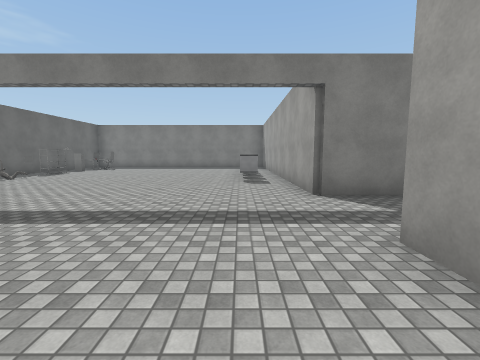
[1] (above)

21 first-person views from a walk through a Unity game level. The camera is 1.5 m above the floor, tilts 6° down and sees 90° across. The floor is counted in squares, 2 m on a side. Each view is taken from the middle of a square. On the plan, view 1 faces up. The plan holds only what a view shows up to about 9 squares ahead; the rest is blank. The player character is not drawn. Some surface patterns are stand-ins.

[2]
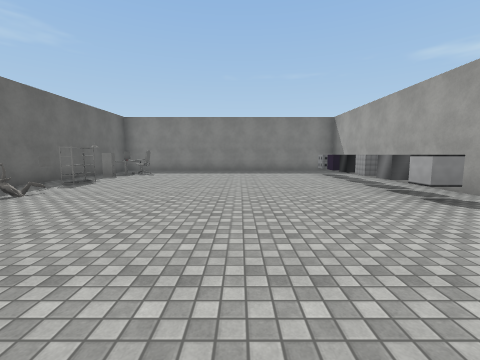

[3]
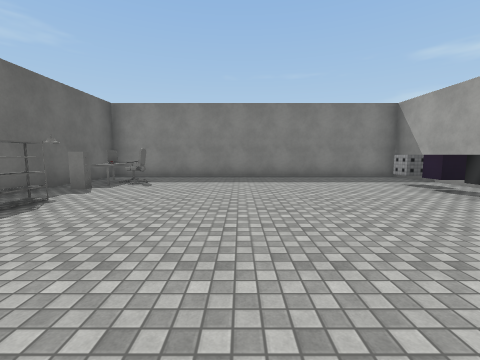

[4]
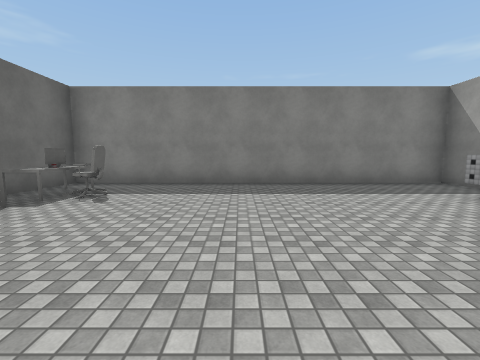

[5]
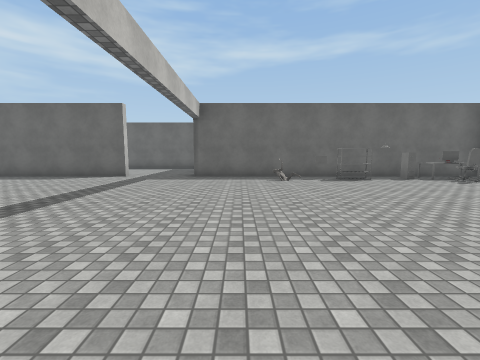

[6]
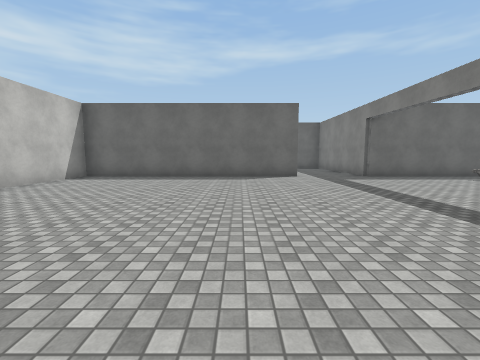

[7]
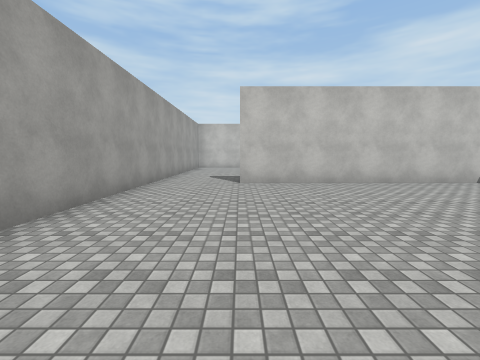

[8]
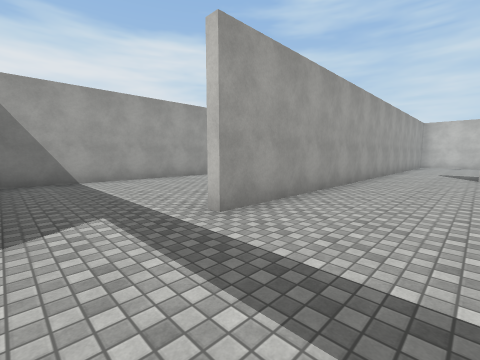

[9]
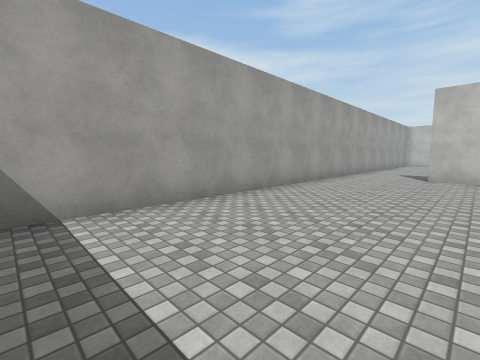

[10]
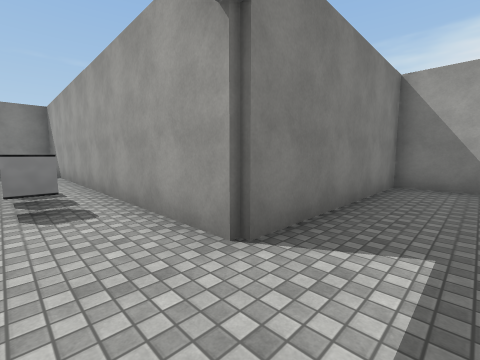

[11]
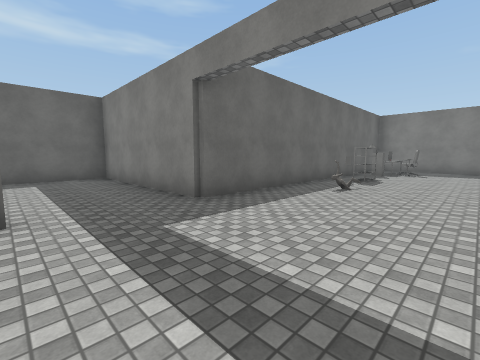

[12]
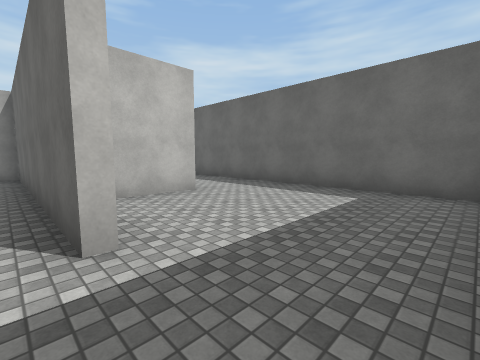

[13]
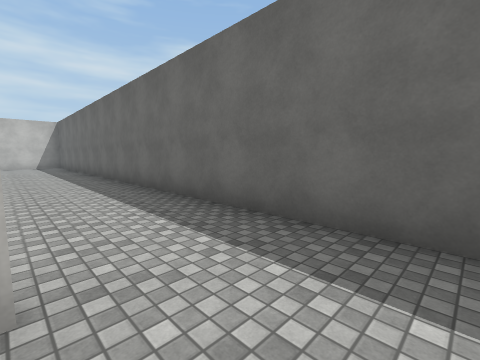

[14]
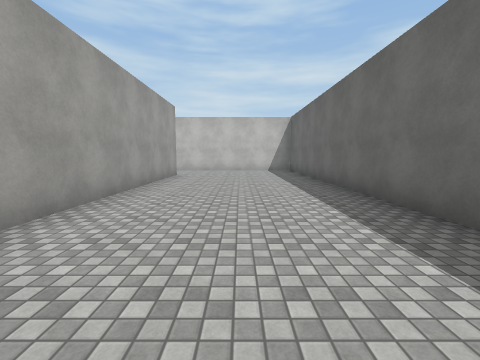

[15]
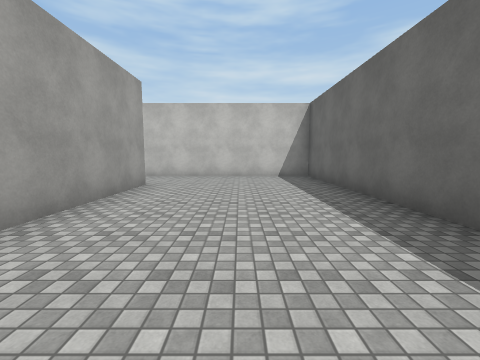

[16]
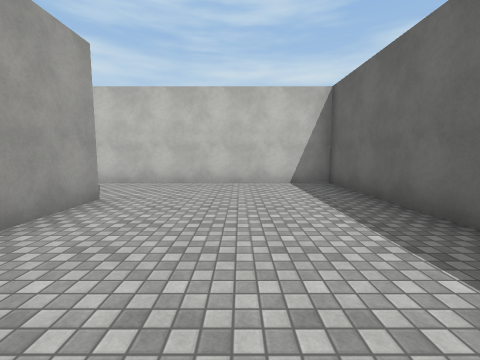

[17]
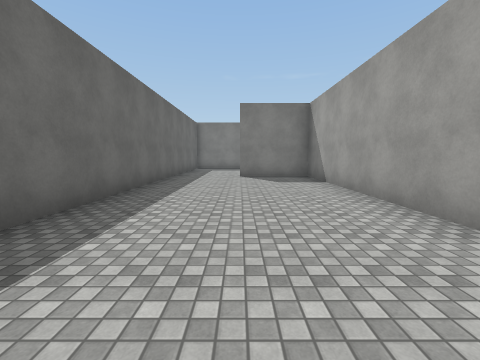

[18]
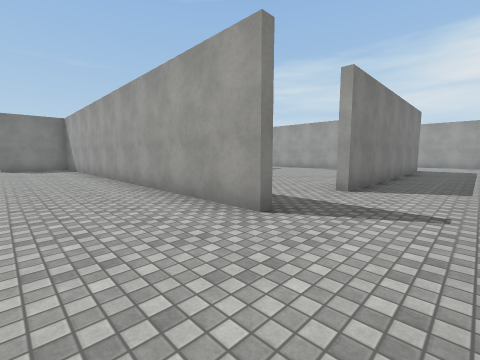

[19]
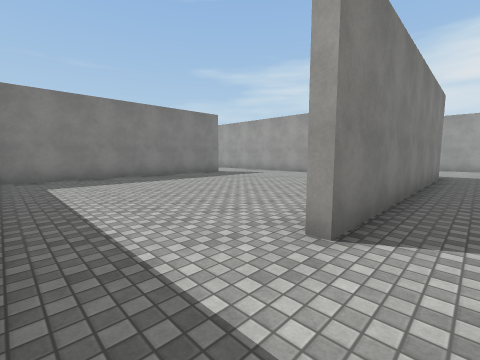

[20]
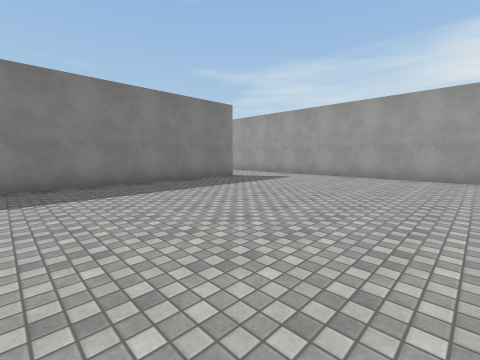

[21]
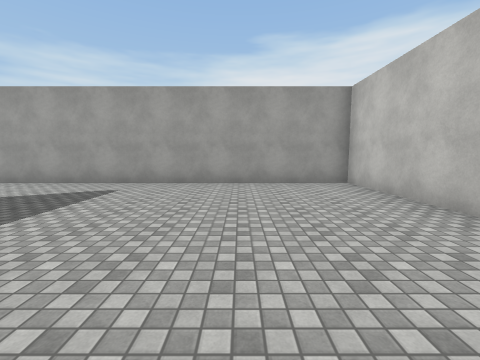

### Floor plan
Points are (right, up) in squares from view 1. A wall is a line through its corners. A room is listed if a view was taken in it or the views show most of it. See-through windows are left out.
Room 1 (views 1, 2, 3, 4, 5, 6, 7, 8, 10, 11, 12)
walls: (1.4, 4.4) (1.4, 14.4) (-8.4, 14.4) (-8.4, 4.4); (-8.4, 2.1) (-8.4, -5.4) (-1, -5.4); (1.4, -5.5) (1.4, 2)
ways out: opening at (2, 3.5) to room 2; opening at (-9, 3.5) to room 3; opening at (0.5, -6) to room 5
objects: other object (-7, 7); shelf (-7, 9) to (-7, 10); cabinet (-7, 11); table (-7, 12) to (-7, 13); other object (0, 7); other object (0, 8); other object (0, 9); other object (0, 10); other object (0, 11); other object (0, 12)
Room 2 (view 9)
walls: (3, -5.4) (4, -5.4); (6.4, -5.5) (6.4, 4.4) (1.4, 4.4)
ways out: opening at (2, 3.5) to room 1; opening at (5.5, -6)
Room 3 (view 13)
walls: (-11.1, -0.4) (-9.2, -0.4); (-8.4, 4.4) (-13.4, 4.4) (-13.4, -0.5)
ways out: opening at (-9, 3.5) to room 1; opening at (-12.5, -1) to room 4
Room 4 (views 14, 15, 16, 17, 18, 19, 20)
walls: (-8.6, -13) (-8.6, -0.6) (-11, -0.6); (-13.4, -0.5) (-13.4, -15.4) (-7.1, -15.4)
ways out: opening at (-12.5, -1) to room 3; opening at (-6.5, -12.5) to room 5; opening at (-5.5, -14.5)
Room 5 (view 21)
walls: (-1, -5.6) (-8.1, -5.6); (-2.2, -12.9) (1.4, -12.9) (1.4, -5.5)
ways out: opening at (0.5, -6) to room 1; opening at (-6.5, -12.5) to room 4

Where each view was taken, in squares from view 1:
view 1: 0 up, 0 right, facing up
view 2: 3 up, 3 left, facing up
view 3: 6 up, 4 left, facing up
view 4: 8 up, 4 left, facing up
view 5: 6 up, 0 right, facing left
view 6: 0 up, 0 right, facing left
view 7: 1 up, 1 left, facing down
view 8: 4 up, 1 left, facing down-right
view 9: 3 up, 3 right, facing down-right
view 10: 3 up, 0 right, facing up-right
view 11: 2 up, 5 left, facing up-left
view 12: 4 up, 8 left, facing down-left
view 13: 1 up, 11 left, facing down-left
view 14: 4 down, 11 left, facing down
view 15: 7 down, 11 left, facing down
view 16: 9 down, 11 left, facing down
view 17: 9 down, 11 left, facing up
view 18: 15 down, 11 left, facing up-right
view 19: 14 down, 8 left, facing up-right
view 20: 12 down, 7 left, facing up-right
view 21: 10 down, 5 left, facing right
